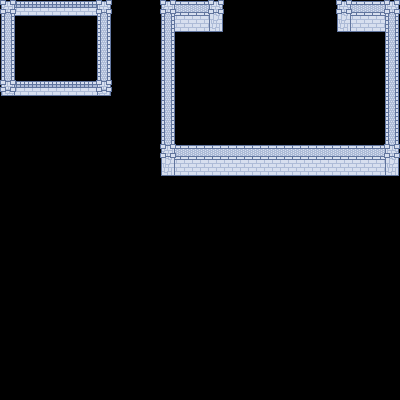

This is a level from a 2D game, rendered from its Tiled map with the project's own tilesets. A one-line summary and the complete map file follow:
An orthogonal 25x25 tile map with 16x16 px tiles, 1 tile layer (Tile Layer 1).

<map version="1.2" tiledversion="1.3.2" orientation="orthogonal" renderorder="right-down" compressionlevel="-1" width="25" height="25" tilewidth="16" tileheight="16" infinite="0" nextlayerid="2" nextobjectid="1">
 <tileset firstgid="1" source="castleTiles.tsx" />
 <layer id="1" name="Tile Layer 1" width="25" height="25">
  <data encoding="csv">
5,6,6,6,6,6,7,0,0,0,1,2,2,38,0,0,0,0,0,0,0,37,2,2,3,
13,0,0,0,0,0,13,0,0,0,9,10,10,35,0,0,0,0,0,0,0,33,10,10,11,
13,0,0,0,0,0,13,0,0,0,17,0,0,0,0,0,0,0,0,0,0,0,0,0,19,
13,0,0,0,0,0,13,0,0,0,17,0,0,0,0,0,0,0,0,0,0,0,0,0,19,
13,0,0,0,0,0,13,0,0,0,17,0,0,0,0,0,0,0,0,0,0,0,0,0,19,
21,22,22,22,22,22,23,0,0,0,17,0,0,0,0,0,0,0,0,0,0,0,0,0,19,
0,0,0,0,0,0,0,0,0,0,17,0,0,0,0,0,0,0,0,0,0,0,0,0,19,
0,0,0,0,0,0,0,0,0,0,17,0,0,0,0,0,0,0,0,0,0,0,0,0,19,
0,0,0,0,0,0,0,0,0,0,17,0,0,0,0,0,0,0,0,0,0,0,0,0,19,
0,0,0,0,0,0,0,0,0,0,25,26,26,26,26,26,26,26,26,26,26,26,26,26,27,
0,0,0,0,0,0,0,0,0,0,33,34,34,34,34,34,34,34,34,34,34,34,34,34,35,
0,0,0,0,0,0,0,0,0,0,0,0,0,0,0,0,0,0,0,0,0,0,0,0,0,
0,0,0,0,0,0,0,0,0,0,0,0,0,0,0,0,0,0,0,0,0,0,0,0,0,
0,0,0,0,0,0,0,0,0,0,0,0,0,0,0,0,0,0,0,0,0,0,0,0,0,
0,0,0,0,0,0,0,0,0,0,0,0,0,0,0,0,0,0,0,0,0,0,0,0,0,
0,0,0,0,0,0,0,0,0,0,0,0,0,0,0,0,0,0,0,0,0,0,0,0,0,
0,0,0,0,0,0,0,0,0,0,0,0,0,0,0,0,0,0,0,0,0,0,0,0,0,
0,0,0,0,0,0,0,0,0,0,0,0,0,0,0,0,0,0,0,0,0,0,0,0,0,
0,0,0,0,0,0,0,0,0,0,0,0,0,0,0,0,0,0,0,0,0,0,0,0,0,
0,0,0,0,0,0,0,0,0,0,0,0,0,0,0,0,0,0,0,0,0,0,0,0,0,
0,0,0,0,0,0,0,0,0,0,0,0,0,0,0,0,0,0,0,0,0,0,0,0,0,
0,0,0,0,0,0,0,0,0,0,0,0,0,0,0,0,0,0,0,0,0,0,0,0,0,
0,0,0,0,0,0,0,0,0,0,0,0,0,0,0,0,0,0,0,0,0,0,0,0,0,
0,0,0,0,0,0,0,0,0,0,0,0,0,0,0,0,0,0,0,0,0,0,0,0,0,
0,0,0,0,0,0,0,0,0,0,0,0,0,0,0,0,0,0,0,0,0,0,0,0,0
</data>
 </layer>
</map>
